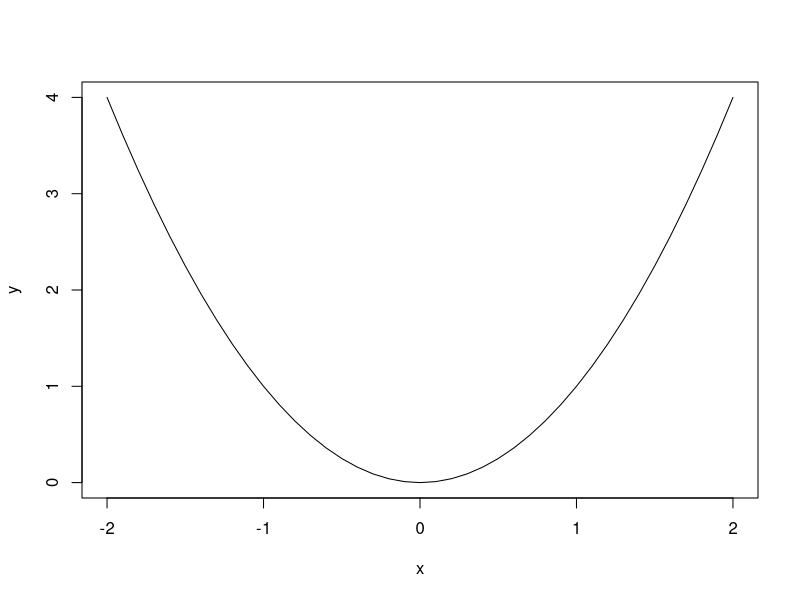
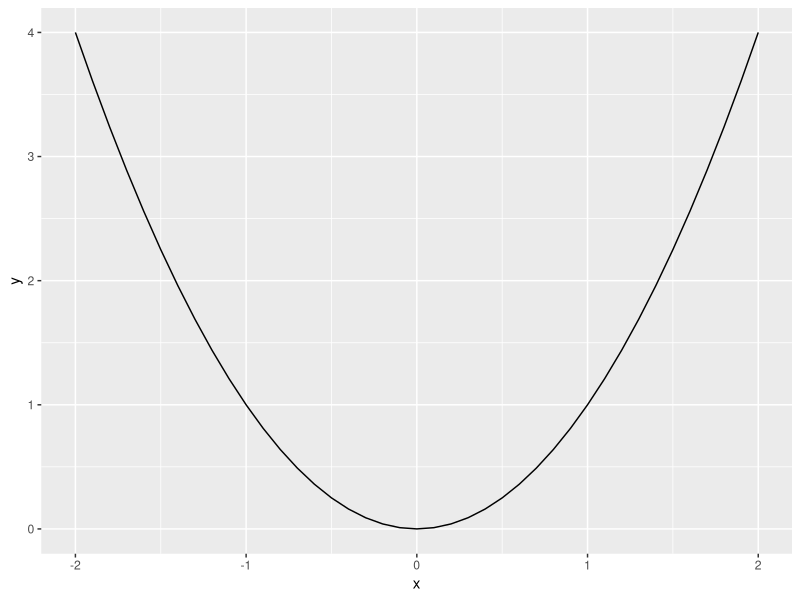
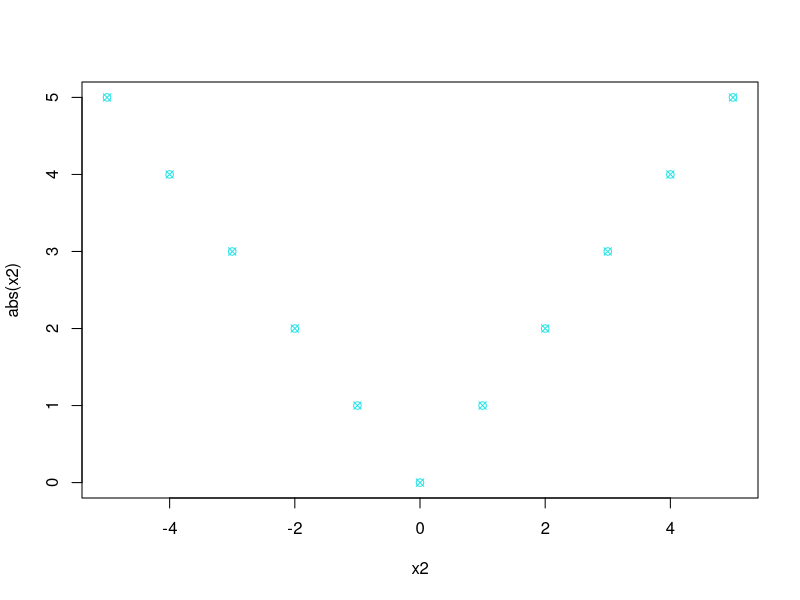

Reproduce these figures in R, in order.
## ---- chunk 1
knitr::opts_chunk$set(echo = TRUE)
library(ggplot2)
## ---- chunk 2
dogs <- c("dachshund", "lab", "pug")
degrees <- seq(0, 360)
## ---- chunk 3
dogs
degrees
## ---- chunk 4
# using c() to make vectors! 

# A vector of strings
dogs <- c("dachshund", "lab", "pug")
dogs


# A vector of numbers
numbers <- c(1, 2, 3, 4, 5)
numbers

# A vector of.... ? 
what <- c(0.4, 3L, "apple", T)
what
typeof(what)
## ---- chunk 5
# Finding the length of the vector dogs
length(dogs)
## ---- chunk 6
# Using seq() to make a vector of numbers
die_rolls <- seq(1, 6) 
die_rolls

# You can use a third argument to set the skip size
odds <- seq(1, 13, by = 2)
odds

# Or a *different* third argument to set the length
seven_length <- seq(1,47, length.out = 7)
seven_length # Note that this gives non-integers! 
## ---- chunk 7
# This is the same vector as above 
die_rolls <- 1:6
## ---- chunk 8
# repeat 3, 4 times
four_threes <- rep(3, 4)
four_threes
## ---- chunk 9
degrees <- 0:360
degrees
## ---- chunk 10
# you tell the sample function what set to sample from, how many times to sample
    # then whether or not to replace once you've sampled
sample(degrees, 3, replace = F) # sample 10 times from 1 to 6

# you can also tell sample what probability each of the elements has of being sampled
# so if I wanted to sample flipping a coin that has a 75% probability of getting heads... 
sample(x = c("T", "H"), size = 10, replace = T, prob = c(0.25, 0.75)) # each element of prob lines up with the same element of the sample set

# a fair sample
sample(c("H", "T"), 10, replace = T)
## ---- chunk 11
die_rolls <- 6:1
die_probs <- c(rep(.25,5), .4)
die_probs
cbind(die_rolls,die_probs)
table(sample(die_rolls, 100, replace = T, prob = die_probs))
## ---- chunk 12
v1 <- c(1, 2, 3)
v2 <- c(4, 6, 8)

v1 + v2
v1 - v2
v1 * v2
v1 / v2
## ---- chunk 13
dogs_squared <- paste(dogs, 1:8, sep = " ")
dogs_squared
## ---- chunk 14
# make new vectors
v1 <- rep(0,9) # a vector of 0's of length 9
v1
v2 <- 1:5 # a vector from 1 to 5
v2

vec <- v1 + v2 # adding them together
vec
## ---- chunk 15
is.vector(3)
length(3)
## ---- chunk 16
v1 <- 1:4
v1 + 1
v1 * 2
## ---- chunk 17

## ---- chunk 18
x <- -5:5
x
abs(x)
## ---- chunk 19
nchar(dogs)
## ---- chunk 20
x <- seq(-2, 2, by = 0.1) # a vector from -2 to 2
y <- x^2                 # every element of x is squared

# a basic plot of the points, type = "l" tells R to make it a line graph
plot(x, y, type = "l")
# a more complicated, but nicer looking plot of the curve
ggplot(data = data.frame(x, y), aes(x = x, y = y)) + geom_line()

x2 <- -5:5
plot(x2, abs(x2), pch = 13, col = 5)
## ---- chunk 21


## ---- chunk 22
dogs[2] # this accesses the second element of the vector dogs
## ---- chunk 23
last_index <- length(dogs) # the length is the same as the index of the last element

dogs[last_index] # using this variable accesses the last one

## ---- chunk 24
dogs[5]
## ---- chunk 25
dogs_not_labs <- dogs[-2]
dogs_not_labs
## ---- chunk 26
# the index is a vector of the numbers 2 and 3, pulling out the 2nd and 3rd elements
dogs[2:3] 

# this index is a vector of the numbers 1 and 3, pulling out the 1st and 3rd elements
dogs[c(1,3)]
## ---- chunk 27

## ---- chunk 28
# our previous vector of three dog types
dogs 

# a filter vector of Boolean values, T F F 
are_best <- c(TRUE, FALSE, FALSE)

# index by that filter, get back the best dog. 
dogs[are_best]
## ---- chunk 29
# a vector of grades
grades <- c(99,  77, 100,  91,  87,  72,  82,  94,  81)

# a filter for grades that would make an a
a_grades <- grades >= 90

# Use my filter vector to get back the A's
grades[a_grades]
## ---- chunk 30
# returns the grades where grades are greater than 90:
grades[grades >= 90]
## ---- chunk 31
# compute the length of the returned selected elements
length(grades[grades >= 90])
## ---- chunk 32
not_lab <- dogs != "lab"  # creates a logical vector for NOT equal to lab.
dogs_not_labs <- dogs[not_lab]
dogs_not_labs
## ---- chunk 33
# change the second element from "lab" to "yellow lab"
dogs[2] <- "yellow lab"
dogs
## ---- chunk 34
# the c() function can work with multiple vectors, so it can work with scalars too
# appending two more dog types to our vector
dogs <- c(dogs,"chocolate lab", "poodle")
dogs

dogs <- c(dogs,"chocolate lab", "poodle")
dogs
## ---- chunk 35
grades

# we filter to the grades greater than 90, and then replace those with a 100
grades[grades >= 90] <- 100
grades
## ---- chunk 36
# Missing data is often represented by `NA`
data_missing <- c(1.892, 0.638, NA, 0.917, 1.884, 0.894, 0.830, 1.174, NA, 2.066, 0.980, 2.590)
data_missing

# we can find the missing data by a conditional function that looks for NA: 
is.na(data_missing)

# we can use the opposite of this (with !) to filter for the non-missing
data_missing[!is.na(data_missing)]

# save this as our new data: 
data <- data_missing[!is.na(data_missing)]
data

## OR 
# now I can just remove them by setting equal to 0
data_missing[is.na(data_missing)] <- 0
data_missing
